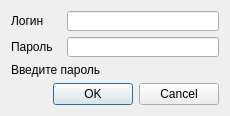
<?xml version="1.0" encoding="UTF-8"?>
<ui version="4.0">
 <class>LoginWindow</class>
 <widget class="QDialog" name="LoginWindow">
  <property name="geometry">
   <rect>
    <x>0</x>
    <y>0</y>
    <width>230</width>
    <height>116</height>
   </rect>
  </property>
  <property name="minimumSize">
   <size>
    <width>230</width>
    <height>116</height>
   </size>
  </property>
  <property name="maximumSize">
   <size>
    <width>230</width>
    <height>116</height>
   </size>
  </property>
  <property name="windowTitle">
   <string>Авторизация</string>
  </property>
  <layout class="QGridLayout" name="gridLayout">
   <item row="0" column="0">
    <layout class="QGridLayout" name="gridLayout_2">
     <item row="0" column="0">
      <layout class="QHBoxLayout" name="horizontalLayout">
       <item>
        <widget class="QLabel" name="lblLogin">
         <property name="minimumSize">
          <size>
           <width>50</width>
           <height>0</height>
          </size>
         </property>
         <property name="text">
          <string>Логин</string>
         </property>
        </widget>
       </item>
       <item>
        <widget class="QLineEdit" name="edtLogin">
         <property name="minimumSize">
          <size>
           <width>0</width>
           <height>20</height>
          </size>
         </property>
         <property name="text">
          <string/>
         </property>
        </widget>
       </item>
      </layout>
     </item>
     <item row="1" column="0">
      <layout class="QHBoxLayout" name="horizontalLayout_2">
       <item>
        <widget class="QLabel" name="lblPassword">
         <property name="minimumSize">
          <size>
           <width>50</width>
           <height>0</height>
          </size>
         </property>
         <property name="text">
          <string>Пароль</string>
         </property>
        </widget>
       </item>
       <item>
        <widget class="QLineEdit" name="edtPassword">
         <property name="minimumSize">
          <size>
           <width>0</width>
           <height>20</height>
          </size>
         </property>
         <property name="echoMode">
          <enum>QLineEdit::Password</enum>
         </property>
        </widget>
       </item>
      </layout>
     </item>
     <item row="2" column="0">
      <widget class="QLabel" name="lblStatus">
       <property name="text">
        <string>Введите пароль</string>
       </property>
      </widget>
     </item>
     <item row="3" column="0">
      <widget class="QDialogButtonBox" name="btnLogin">
       <property name="orientation">
        <enum>Qt::Horizontal</enum>
       </property>
       <property name="standardButtons">
        <set>QDialogButtonBox::Cancel|QDialogButtonBox::Ok</set>
       </property>
      </widget>
     </item>
    </layout>
   </item>
  </layout>
 </widget>
 <resources/>
 <connections>
  <connection>
   <sender>btnLogin</sender>
   <signal>accepted()</signal>
   <receiver>LoginWindow</receiver>
   <slot>accept()</slot>
   <hints>
    <hint type="sourcelabel">
     <x>248</x>
     <y>254</y>
    </hint>
    <hint type="destinationlabel">
     <x>157</x>
     <y>274</y>
    </hint>
   </hints>
  </connection>
  <connection>
   <sender>btnLogin</sender>
   <signal>rejected()</signal>
   <receiver>LoginWindow</receiver>
   <slot>reject()</slot>
   <hints>
    <hint type="sourcelabel">
     <x>316</x>
     <y>260</y>
    </hint>
    <hint type="destinationlabel">
     <x>286</x>
     <y>274</y>
    </hint>
   </hints>
  </connection>
 </connections>
</ui>
